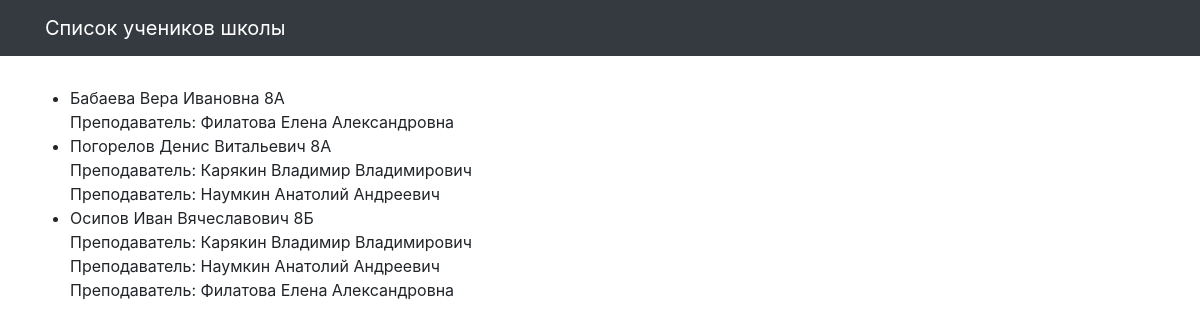
The page / on the database its author committed.
### school/models.py (models this page shows, shortened)
class Student(models.Model):
    name = models.CharField(max_length=30, verbose_name='Имя')
    teacher = models.ManyToManyField(Teacher, related_name='students')
    group = models.CharField(max_length=10, verbose_name='Класс')
    class Meta:
        verbose_name = 'Ученик'
        verbose_name_plural = 'Ученики'

class Teacher(models.Model):
    name = models.CharField(max_length=30, verbose_name='Имя')
    subject = models.CharField(max_length=10, verbose_name='Предмет')
    class Meta:
        verbose_name = 'Учитель'
        verbose_name_plural = 'Учителя'

### school/views.py (the view)
# urls.py: path('', StudentListView.as_view()),
class StudentListView(ListView):
    model = Student
    ordering = 'group'
    def get_queryset(self):
        return Student.objects.all().prefetch_related('teacher')

### templates/school/student_list.html (shortened to what this page needs)
{% extends "school/base.html" %}
{% load static %}
{% block content %}
<div class="row">
  <ul>
  {% for student in object_list %}
    <li>{{ student.name }} {{ student.group }} <br>
      {% for obj_teacher in student.teacher.all %}
          Преподаватель: {{ obj_teacher.name }} <br>
      {% endfor %}
    </li>
  {% endfor %}
  </ul>
</div>
{% endblock %}

### templates/school/base.html (shortened to what this page needs)
<!DOCTYPE html>
{% load static %}
<html>
  <head>
    <link href="{% static  "css/bootstrap.min.css"  %}" rel="stylesheet">
    <link href="{% static  "css/3-col-portfolio.css" %}" rel="stylesheet">
  </head>
  <body>
    <nav class="navbar navbar-expand-lg navbar-dark bg-dark fixed-top">
      <div class="container">
        <a class="navbar-brand" href="#">Список учеников школы</a>
      </div>
    </nav>
    <div class="container">{% block content %}{% endblock %}</div>
  </body>
</html>

### static/css/3-col-portfolio.css (style rules this page uses)
body { padding-top: 84px; padding-bottom: 84px; }
@media (min-width: 992px) { body { padding-top: 86px; padding-bottom: 86px; } }

### rows shown on the page
Student: name "Бабаева Вера Ивановна", group "8А"
Teacher: name "Филатова Елена Александровна"
Student: name "Погорелов Денис Витальевич", group "8А"
Teacher: name "Карякин Владимир Владимирович"
Teacher: name "Наумкин Анатолий Андреевич"
Student: name "Осипов Иван Вячеславович", group "8Б"
